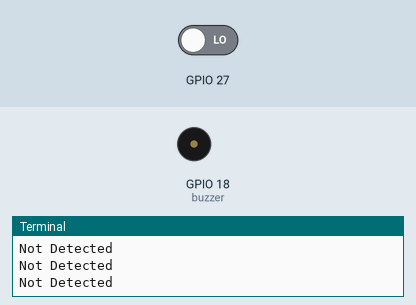
This program was run on a simulated Raspberry Pi (BCM pin numbers). On the bench: buzzer (waves = sounding), the last lines printed to the terminal. Inputs (shaded band) come from the test bench; at power-on: GPIO 27 LOW.

Above: at 1.2 s.
1.3 s: GPIO 27 driven HIGH
At 2.7 s:
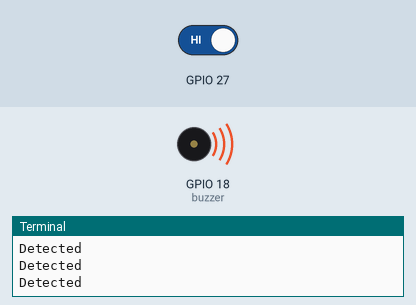
3.0 s: GPIO 27 driven LOW
At 3.9 s:
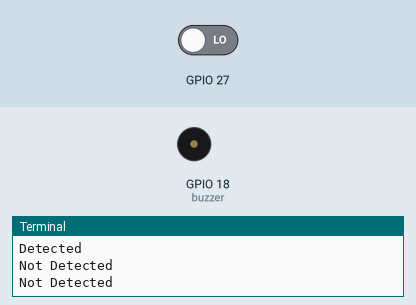
Timing chart, 0 to 6.0 s (numbered marks = the images above; inputs shaded):
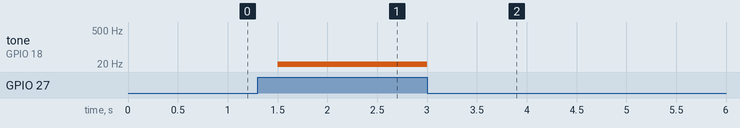

Measured:
- after the input at 1.3 s, tone on GPIO 18 (buzzer): silent → 1 Hz after 0.20 s
- after the input at 3.0 s, tone on GPIO 18 (buzzer): 1 Hz → silent at once

The program:

SSKmission020101.py
```python
import RPi.GPIO as GPIO
import time


buzzer =18
#gpio 모드선택
GPIO.setmode(GPIO.BCM)
GPIO.setup(27,GPIO.IN)
GPIO.setup(buzzer,GPIO.OUT)
pwm=GPIO.PWM(buzzer,1.0)
pwm.start(10.0)
pwm.stop()

while 1:
    if GPIO.input(27):
        print("Detected")
        pwm.start(10.0)
    else:
        print("Not Detected")
        pwm.stop()
    time.sleep(0.5)

GPIO.clanup()
```
